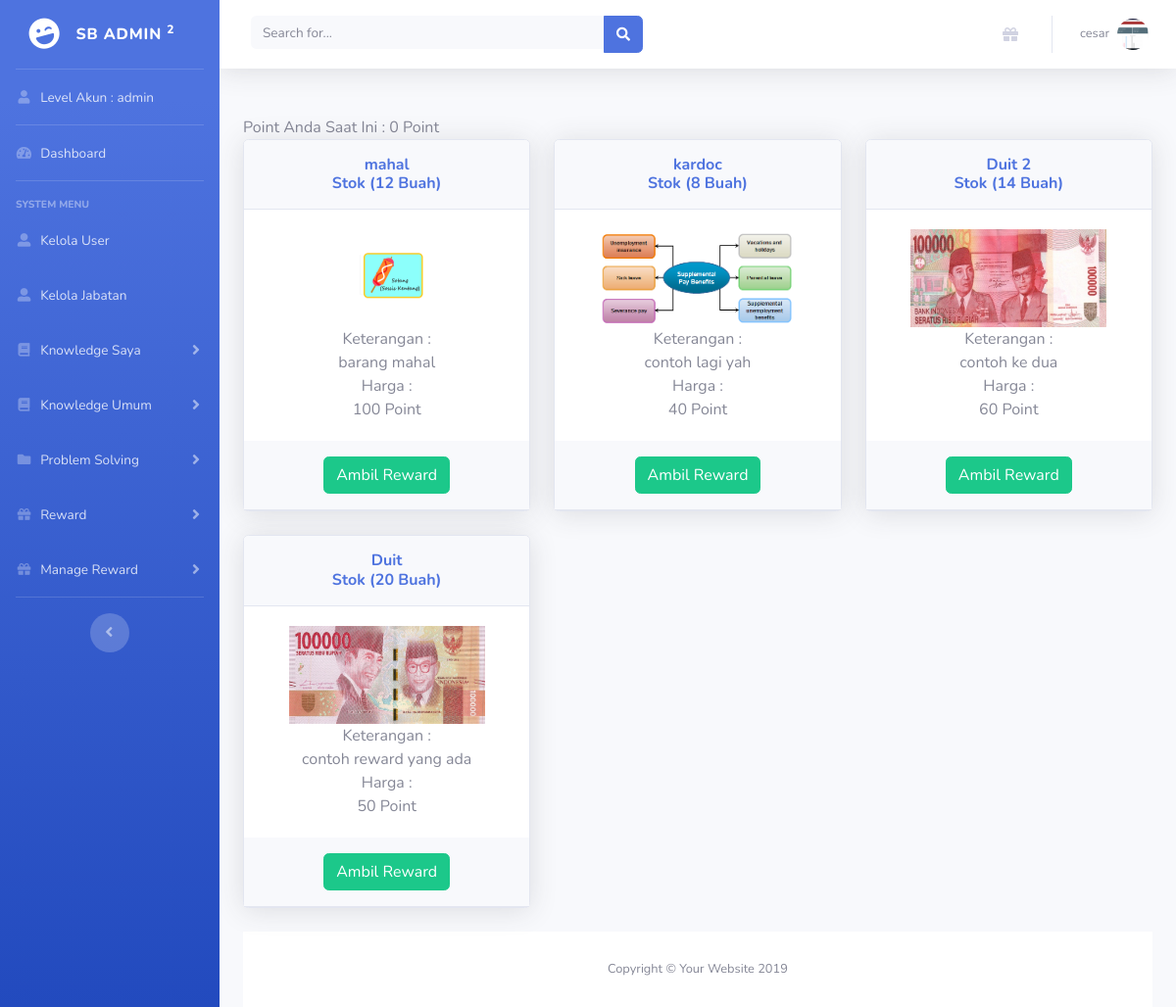
The page /admin/index.php?module=pilihreward (signed in) on the database its author committed.
### tables this page shows
CREATE TABLE `user` (
  `user_id` int(30) NOT NULL,
  `username` varchar(30) NOT NULL,
  `password` varchar(50) NOT NULL,
  `level` varchar(20) NOT NULL,
  `nip` varchar(50) NOT NULL,
  `nama` varchar(100) NOT NULL,
  `jenis_kelamin` varchar(25) NOT NULL,
  `alamat` varchar(250) NOT NULL,
  `jabatan` varchar(200) NOT NULL,
  `point` int(11) NOT NULL,
  `foto` varchar(200) NOT NULL
);

CREATE TABLE `item_reward` (
  `id_item` int(11) NOT NULL,
  `nama_item` varchar(200) NOT NULL,
  `stok` int(11) NOT NULL,
  `harga_point` int(11) NOT NULL,
  `keterangan` varchar(200) NOT NULL,
  `foto` varchar(250) NOT NULL
);

### admin/module/pilihreward.php (the view)
<?php
$id=$_SESSION['user_id'];
$sql="SELECT * FROM item_reward order by id_item desc";
$query1 = mysqli_query($dbconnect,$sql);
$sql1="SELECT * FROM user where user_id='$id'";
$query2 = mysqli_query($dbconnect,$sql1);
?>
<?php
while ($data1 = mysqli_fetch_array($query2)){
echo "Point Anda Saat Ini : ".$data1['point']." Point";
}
?>
<div class="row">
<?php
while ($data = mysqli_fetch_array($query1)){
?>
<div class="col-lg-4">
<div class="card shadow mb-4">
                <div class="card-header py-3">
                	<center>
                  <h6 class="m-0 font-weight-bold text-primary"><?php echo $data['nama_item']; ?></h6>
                  <h6 class="m-0 font-weight-bold text-primary">Stok (<?php echo $data['stok']; ?> Buah)</h6>
                </div>
                <div class="card-body">
                	<center>
                  <img src="<?php echo $data['foto']; ?>" width="200px" height="100px">
                  <br>
                  Keterangan :
                  <br>
                  <?php echo $data['keterangan']; ?>
                  <br>
                  Harga :
                  <br>
                  <?php echo $data['harga_point']; ?> Point
                </div>
                <div class="card-header py-3">
                	<center>
                  <a href="?module=ambil_reward&id_item=<?php echo $data['id_item']; ?>" class="btn btn-success"> Ambil Reward</a>
                </div>
              </div>
          </div>
<?php } ?>
      </div>

### rows shown on the page
user: point "0"
item_reward: nama_item "mahal", stok "12", foto (picture), keterangan "barang mahal", harga_point "100"
item_reward: nama_item "kardoc", stok "8", foto (picture), keterangan "contoh lagi yah", harga_point "40"
item_reward: nama_item "Duit 2", stok "14", foto (picture), keterangan "contoh ke dua", harga_point "60"
item_reward: nama_item "Duit", stok "20", foto (picture), keterangan "contoh reward yang ada", harga_point "50"

### other values the page prints
$_SESSION['level'] "admin"
$_SESSION['nama'] "cesar"
